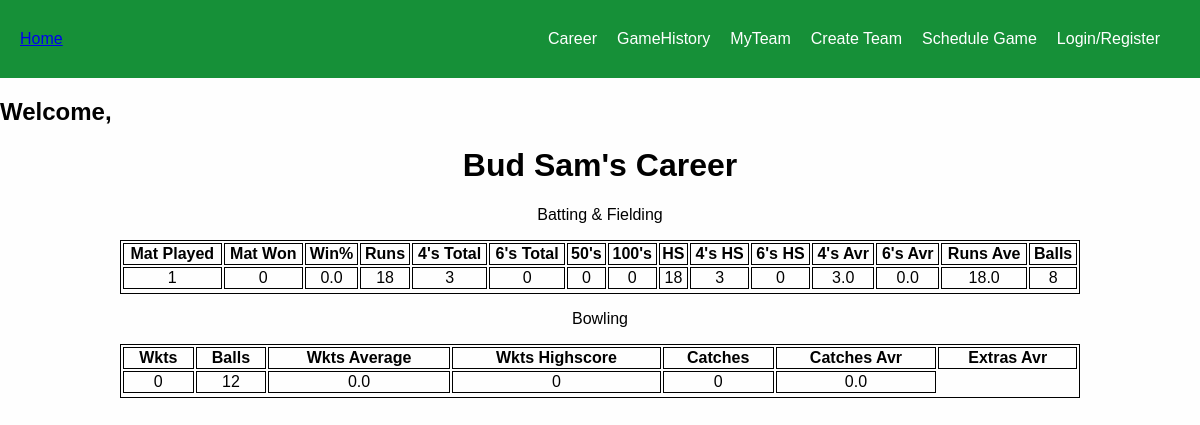
Before: /player-career/2 with the older database file.
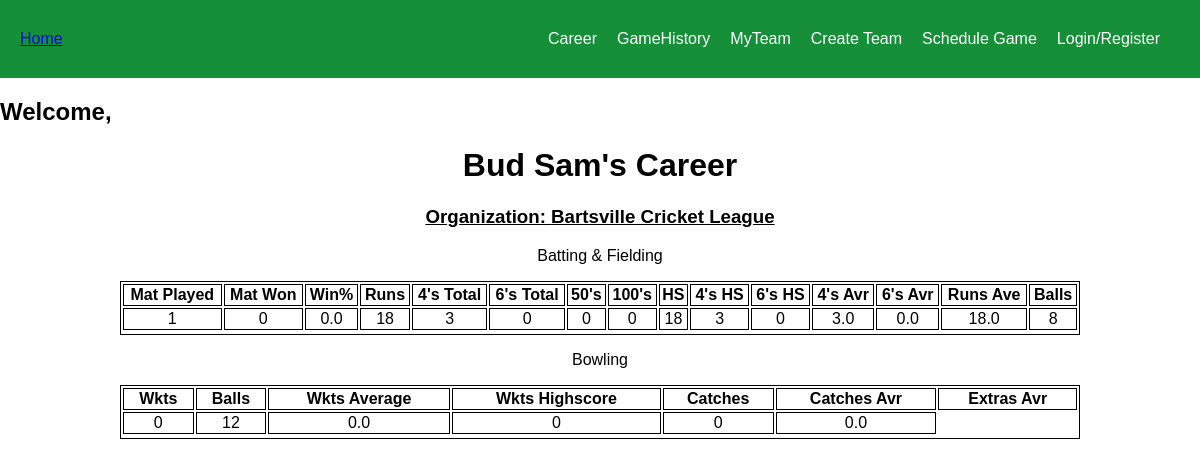
After: the same page with the newer database file.
### base/models.py (models this page shows, shortened)
class Player(AbstractUser):
    first_name = models.CharField(max_length=200, null=True)
    last_name = models.CharField(max_length=200, null=True)
    email = models.EmailField(unique=True, null=True)
    team = models.ForeignKey(Team,on_delete=models.SET_NULL,null=True) # long-term-team
    organization = models.ForeignKey(Organization,on_delete=models.SET_NULL,null=True, blank=True)
    runs = models.IntegerField(default=0,null=True,blank=True)
    wickets = models.IntegerField(default=0,null=True,blank=True)
    catches = models.IntegerField(default=0,null=True,blank=True)
    sixes = models.IntegerField(default=0,null=True,blank=True)
    fours = models.IntegerField(default=0,null=True,blank=True)
    extras = models.IntegerField(default=0,null=True,blank=True)
    games_played = models.IntegerField(default=0,null=True,blank=True)
    games_won = models.IntegerField(default=0,null=True,blank=True)
    win_percentage = models.FloatField(default=0,null=True,blank=True)
    fifties = models.IntegerField(default=0,null=True,blank=True)
    centuries = models.IntegerField(default=0,null=True,blank=True)
    sr = models.FloatField(default=0,null=True,blank=True)
    runs_hs = models.IntegerField(default=0,null=True,blank=True)
    wickets_hs = models.IntegerField(default=0,null=True,blank=True)
    fours_hs = models.IntegerField(default=0,null=True,blank=True)
    sixes_hs = models.IntegerField(default=0,null=True,blank=True)
    runs_average = models.FloatField(default=0,null=True,blank=True)
    wickets_average = models.FloatField(default=0,null=True,blank=True)
    fours_average = models.FloatField(default=0,null=True,blank=True)
    sixes_average = models.FloatField(default=0,null=True,blank=True)
    catches_average = models.FloatField(default=0,null=True,blank=True)
    extras_average = models.FloatField(default=0,null=True,blank=True)
    balls_bowled = models.IntegerField(default=0,null=True,blank=True)
    balls_played = models.IntegerField(default=0,null=True,blank=True)
    game_invites = models.ManyToManyField("GameInvite", related_name="game_invites", blank=True)
    team_invites = models.ManyToManyField("TeamInvite", related_name="team_invites", blank=True)
    org_invites = models.ManyToManyField("OrganizationInvite", related_name="org_invites", blank=True)
    games = models.ManyToManyField("Game", related_name="games", blank=True)
    USERNAME_FIELD = "email"
    REQUIRED_FIELDS = ["username"]

class Organization(models.Model): # Club
    name = models.CharField(max_length=200,null=True)
    description = models.CharField(max_length=200,null=True)
    members = models.ManyToManyField("Player", related_name="members", blank=True)
    date_established = models.DateTimeField(default=datetime.now, blank=True)
    location = models.CharField(max_length=200,null=True)
    games = models.ManyToManyField("Game", related_name="org_games", blank=True)

### base/views.py (the view)
# urls.py: path("player-career/<str:pk>", views.player_career, name="player-career"),
def player_career(request, pk):
    player = Player.objects.get(id=pk)
    if player.games_won == 0 or player.games_played == 0:
        win_percentage = 0
    else:
        win_percentage = round(player.games_won/player.games_played *100)
    context = {"pk":pk, "user":player, "win_percentage":win_percentage}
    return render(request, "base/career.html", context)

### base/templates/base/career.html (shortened to what this page needs)
{% extends 'main.html' %}
{% block content %}
<!DOCTYPE html>
<html>
<head>
</head>
<body>
<h1 class="center">{{user.first_name}} {{user.last_name}}'s Career</h1>
{% if user.organization %}
  <h3 class="center"><a href="{% url 'view-organization' user.organization.id %}" class="org-link">Organization: {{user.organization.name}}</a></h3>
{% endif %}
<div class="center">
    <p>Batting & Fielding</p>
</div>
<table class="center">
  <tr>
    <th>Mat Played</th>
    <th>Mat Won</th>
    <th>Win%</th>
    <th>Runs</th>
    <th>4's Total</th>
    <th>6's Total</th>
    <th>50's</th>
    <th>100's</th>
    <th>HS</th>
    <th>4's HS</th>
    <th>6's HS</th>
    <th>4's Avr</th>
    <th>6's Avr</th>
    <th>Runs Ave</th>
    <th>Balls</th>
  </tr>
  <tr>
    <td>{{user.games_played}}</td>
    <td>{{user.games_won}}</td>
    <td>{{user.win_percentage}}</td>
    <td>{{user.runs}}</td>
    <td>{{user.fours}}</td>
    <td>{{user.sixes}}</td>
    <td>{{user.fifties}}</td>
    <td>{{user.centuries}}</td>
    <td>{{user.runs_hs}}</td>
    <td>{{user.fours_hs}}</td>
    <td>{{user.sixes_hs}}</td>
    <td>{{user.fours_average}}</td>
    <td>{{user.sixes_average}}</td>
    <td>{{user.runs_average}}</td>
    <td>{{user.balls_played}}</td>
  </tr>
</table>
<div class="center">
    <p>Bowling</p>
</div>
<table class="center">
    <tr>
      <th>Wkts</th>
      <th>Balls</th>
      <th>Wkts Average</th>
      <th>Wkts Highscore</th>
      <th>Catches</th>
      <th>Catches Avr</th>
      <th>Extras Avr</th>
    </tr>
    <tr>
      <td>{{user.wickets}}</td>
      <td>{{user.balls_bowled}}</td>
      <td>{{user.wickets_average}}</td>
      <td>{{user.wickets_hs}}</td>
      <td>{{user.catches}}</td>
      <td>{{user.extras_average}}</td>
    </tr>
</table>
</body>
</html>
{% endblock %}

Changed rows visible on the page:
changed Player "Bud": organization_id empty → 4 (drawn); organization.name (not shown) → "Bartsville Cricket League"
Other visible differences:
text now shown: "Organization:"
